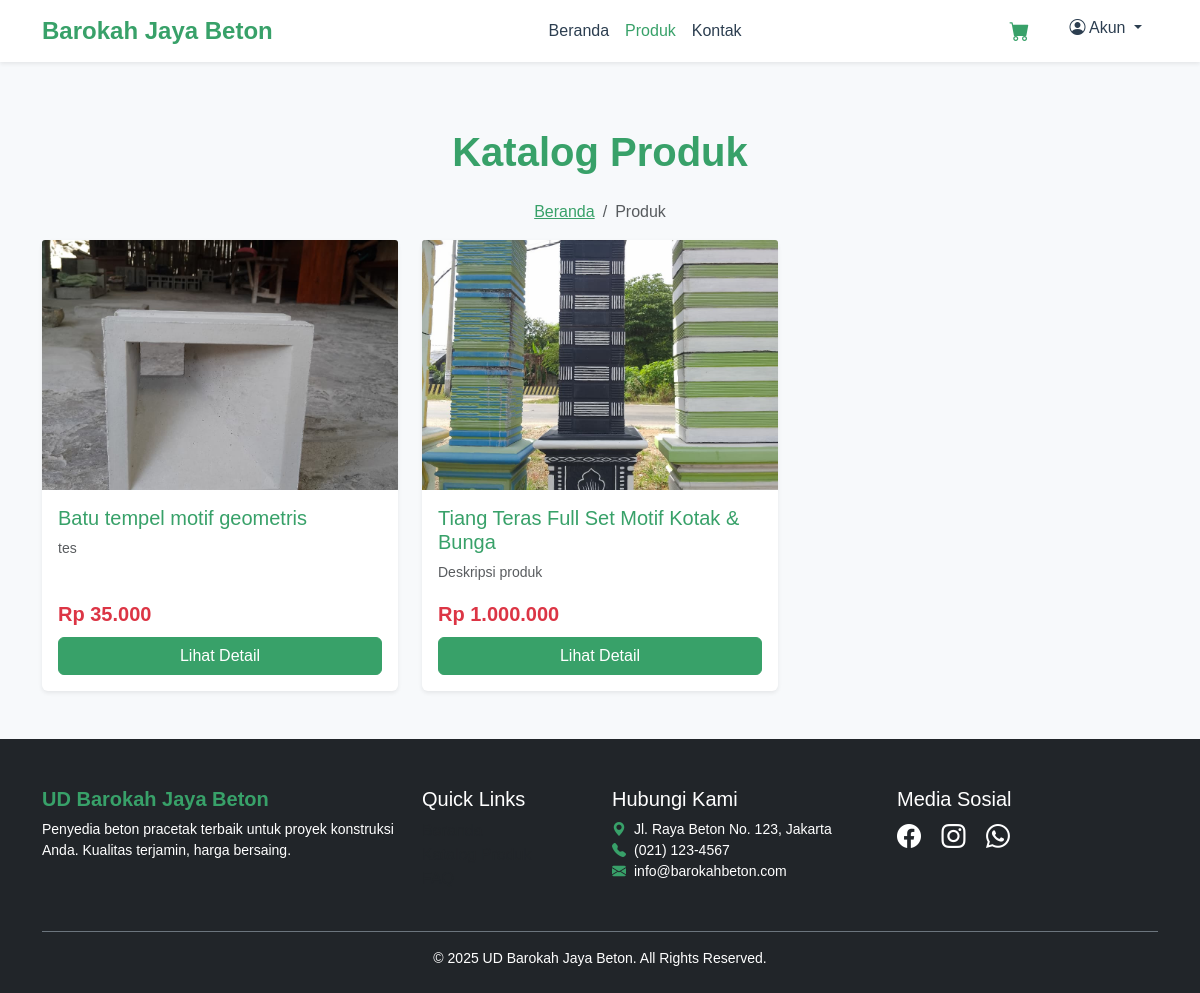
The page /web/produk/ on the database its author committed.
### core/models.py (models this page shows, shortened)
class Produk(models.Model):
    nama_produk = models.CharField(max_length=100)
    deskripsi_produk = models.TextField()
    foto_produk = models.ImageField(upload_to='produk/', blank=True, null=True)
    stok_produk = models.IntegerField(default=0)
    harga_produk = models.DecimalField(max_digits=10, decimal_places=2)
    kategori = models.ForeignKey(Kategori, on_delete=models.CASCADE)

### core/pelanggan_views.py (the view)
# urls.py: path('produk/', views.daftar_produk, name='daftar_produk'),
def daftar_produk(request):
    produk_list = Produk.objects.filter(stok_produk__gt=0).order_by('nama_produk')
    cart_data = get_cart_data(request.session)
    context = {
        'produk_list': produk_list,
        'cart_count': cart_data['cart_count'],
        'is_logged_in': 'pelanggan_id' in request.session,
    }
    return render(request, 'web/list_produk.html', context)

### core/pelanggan_views.py (called while the page is built, shortened)
def get_cart_data(session):
    if 'cart' not in session:
        session['cart'] = {}
    cart = session.get('cart', {})
    cart_items = []
    total_price = Decimal(0.00)
    cart_count = sum(item['kuantitas'] for item in cart_items)
    return {'cart_items': cart_items, 'total_price': total_price, 'cart_count': cart_count}

### core/templates/web/list_produk.html (shortened to what this page needs)
{% extends 'web/basis_web.html' %}
{% load static %}
{% load humanize %}
{% block content %}
<section class="container my-5">
    <h1 class="text-center mb-4 text-success fw-bold">Katalog Produk</h1>
    <nav aria-label="breadcrumb">
        <ol class="breadcrumb justify-content-center">
            <li class="breadcrumb-item"><a href="{% url 'home_web' %}" class="text-success">Beranda</a></li>
            <li class="breadcrumb-item active" aria-current="page">Produk</li>
        </ol>
    </nav>
    {% if produk_list %}
    <div class="row row-cols-1 row-cols-md-2 row-cols-lg-3 g-4">
        {% for produk in produk_list %}
        <div class="col">
            <div class="card h-100 shadow-sm border-0">
                <img src="{{ produk.foto_produk.url }}" class="card-img-top img-fluid" alt="{{ produk.nama_produk }}" style="height: 250px; object-fit: cover;">
                <div class="card-body d-flex flex-column">
                    <h5 class="card-title text-success">{{ produk.nama_produk }}</h5>
                    <p class="card-text small text-muted">{{ produk.deskripsi_produk|truncatewords:15 }}</p>
                    <p class="fw-bold fs-5 mt-auto mb-2 text-danger">Rp {{ produk.harga_produk|floatformat:0|intcomma }}</p>
                    <a href="{% url 'detail_produk_web' produk.id %}" class="btn btn-success">Lihat Detail</a>
                </div>
            </div>
        </div>
        {% endfor %}
    </div>
    {% else %}
    <div class="alert alert-info text-center mt-5">Maaf, belum ada produk yang tersedia saat ini.</div>
    {% endif %}
</section>
{% endblock content %}

### core/static/core/css/web.css (style rules this page uses)
:root { --main-green: #38a169; --light-green: #e6ffe6; --dark-color: #2c3e50; }
.text-success, .btn-outline-success { color: var(--main-green) !important; }
.bg-success, .btn-success { background-color: var(--main-green) !important; border-color: var(--main-green) !important; }
body { font-family: 'Poppins', sans-serif; background-color: #f7f9fb; }
.card-img-top { border-top-left-radius: calc(0.25rem - 1px); border-top-right-radius: calc(0.25rem - 1px); }
.card { transition: transform 0.3s, box-shadow 0.3s; }

### rows shown on the page
Produk: foto_produk (picture), nama_produk "Batu tempel motif geometris", deskripsi_produk "tes", harga_produk "35.000"
Produk: foto_produk (picture), nama_produk "Tiang Teras Full Set Motif Kotak & Bunga", deskripsi_produk "Deskripsi produk", harga_produk "1.000.000"
